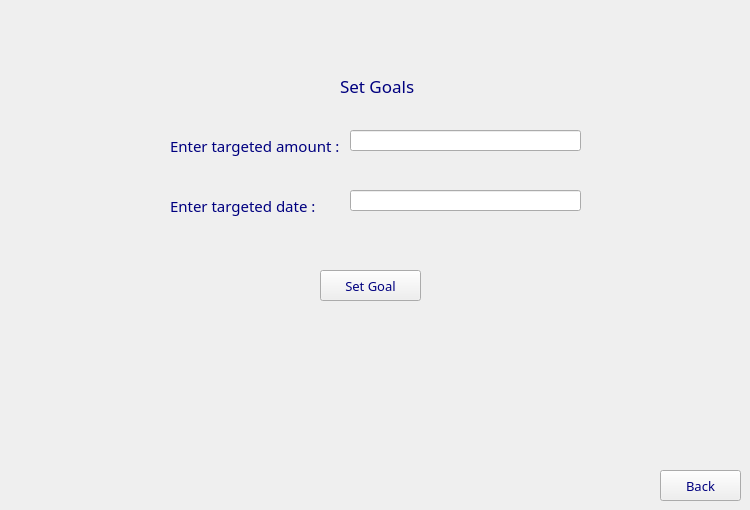
      <widget class="QWidget" name="page_9">
       <widget class="QLabel" name="Title_10">
        <property name="geometry">
         <rect>
          <x>340</x>
          <y>70</y>
          <width>111</width>
          <height>31</height>
         </rect>
        </property>
        <property name="font">
         <font>
          <family>Impact</family>
          <pointsize>13</pointsize>
          <italic>false</italic>
          <bold>false</bold>
         </font>
        </property>
        <property name="styleSheet">
         <string notr="true">QLabel {
	font: 13pt &quot;Impact&quot;;
	color: rgb(0, 0, 127);
}</string>
        </property>
        <property name="text">
         <string>Set Goals</string>
        </property>
       </widget>
       <widget class="QPushButton" name="Back_4">
        <property name="geometry">
         <rect>
          <x>660</x>
          <y>470</y>
          <width>81</width>
          <height>31</height>
         </rect>
        </property>
        <property name="font">
         <font>
          <family>Modern No. 20</family>
          <pointsize>10</pointsize>
          <italic>false</italic>
          <bold>false</bold>
         </font>
        </property>
        <property name="styleSheet">
         <string notr="true">
	font: 10pt &quot;Modern No. 20&quot;;
	color: rgb(0, 0, 127);
</string>
        </property>
        <property name="text">
         <string>Back</string>
        </property>
       </widget>
       <widget class="QLabel" name="label_12">
        <property name="geometry">
         <rect>
          <x>170</x>
          <y>130</y>
          <width>181</width>
          <height>31</height>
         </rect>
        </property>
        <property name="font">
         <font>
          <family>Modern No. 20</family>
          <pointsize>11</pointsize>
          <italic>false</italic>
          <bold>false</bold>
         </font>
        </property>
        <property name="styleSheet">
         <string notr="true">QLabel {
	font: 11pt &quot;Modern No. 20&quot;;
	color: rgb(0, 0, 127);
}</string>
        </property>
        <property name="text">
         <string>Enter targeted amount :</string>
        </property>
       </widget>
       <widget class="QLineEdit" name="goalAmountInput">
        <property name="geometry">
         <rect>
          <x>350</x>
          <y>130</y>
          <width>231</width>
          <height>21</height>
         </rect>
        </property>
        <property name="font">
         <font>
          <family>MV Boli</family>
          <pointsize>14</pointsize>
         </font>
        </property>
        <property name="text">
         <string/>
        </property>
       </widget>
       <widget class="QLabel" name="label_13">
        <property name="geometry">
         <rect>
          <x>170</x>
          <y>190</y>
          <width>161</width>
          <height>31</height>
         </rect>
        </property>
        <property name="font">
         <font>
          <family>Modern No. 20</family>
          <pointsize>11</pointsize>
          <italic>false</italic>
          <bold>false</bold>
         </font>
        </property>
        <property name="styleSheet">
         <string notr="true">QLabel {
	font: 11pt &quot;Modern No. 20&quot;;
	color: rgb(0, 0, 127);
}</string>
        </property>
        <property name="text">
         <string>Enter targeted date :</string>
        </property>
       </widget>
       <widget class="QLineEdit" name="goalMonthsInput">
        <property name="geometry">
         <rect>
          <x>350</x>
          <y>190</y>
          <width>231</width>
          <height>21</height>
         </rect>
        </property>
        <property name="font">
         <font>
          <family>MV Boli</family>
          <pointsize>14</pointsize>
         </font>
        </property>
        <property name="text">
         <string/>
        </property>
       </widget>
       <widget class="QPushButton" name="SetGoalButton">
        <property name="geometry">
         <rect>
          <x>320</x>
          <y>270</y>
          <width>101</width>
          <height>31</height>
         </rect>
        </property>
        <property name="font">
         <font>
          <family>Modern No. 20</family>
          <pointsize>10</pointsize>
          <italic>false</italic>
          <bold>false</bold>
         </font>
        </property>
        <property name="styleSheet">
         <string notr="true">
	font: 10pt &quot;Modern No. 20&quot;;
	color: rgb(0, 0, 127);
</string>
        </property>
        <property name="text">
         <string>Set Goal</string>
        </property>
       </widget>
      </widget>
